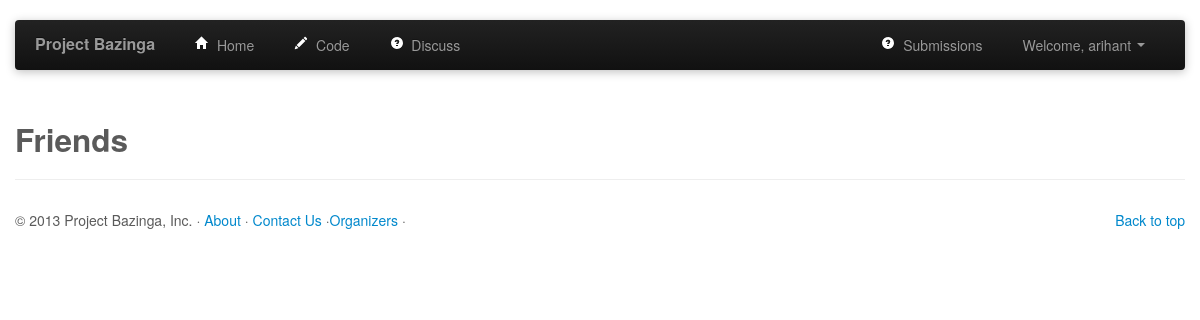
Page /profile/follow/-1 (signed in) on the earlier database version.
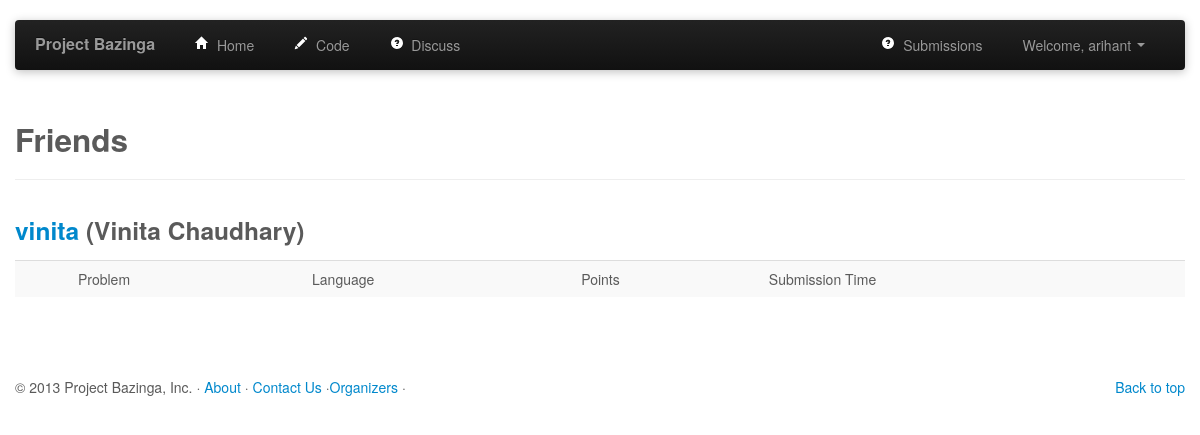
Same page on the later database version.
### tables this page shows
CREATE TABLE "users" (
    "user_id" INTEGER PRIMARY KEY AUTOINCREMENT ,
    "username" TEXT ,
    "password" TEXT ,
    "email" TEXT ,
    "name" TEXT ,
    "contact" TEXT,
    "profession" TEXT,
    "organization" TEXT,
    "website" TEXT
);

### profile_views.py (the view)
@profile_views.route('/profile/<path>')		#To display profile. Inputs id of user and renders profile page of that particular user
def profile(path):
    db = get_db()
    cur = db.execute('select * from users where user_id=?',[path])
    user = cur.fetchone()
    cur = db.execute('select * from follow where follower=? and following=?',[session['userId'],path])
    check=cur.fetchall()
    if int(path)==session['userId']:
	   flag=1     #1 - same user profile, 0-diff user and following, 2-diff user and not following
    elif check:
	   flag=0
    else:
	   flag=2
    return render_template('profile.html', user=user, flag=flag)

### profile_views.py (called while the page is built)
def get_db():
    top = _app_ctx_stack.top
    if not hasattr(top, 'sqlite_db'):
        sqlite_db = sqlite3.connect('database.db')
        sqlite_db.row_factory = sqlite3.Row
        top.sqlite_db = sqlite_db
    return top.sqlite_db

### templates/follow.html (shortened to what this page needs)
{% extends "header.html" %}
{% block body %}
<div class = "container" >
	<div class="page-header">
		<h2>Friends</h2>
	</div>
{% for i in following %}
	<h3><a href="/profile/{{i.following}}">{{i.username}}</a> ({{i.name}})</h3>
		<table class="table table-striped">
  			<th><td>Problem</td><td>Language</td><td>Points</td><td>Submission Time</td></th>
		</table>
	<br><br><br>
{% endfor %}
</div>
{% endblock %}

### templates/header.html (shortened to what this page needs)
<!DOCTYPE html>
<html lang="en">
  <head>
    <link href="{{ url_for('static', filename='css/bootstrap.css') }}" rel="stylesheet">
    <link href="{{ url_for('static', filename='css/style.css') }}" rel="stylesheet">
    <link href="{{ url_for('static', filename='css/editor.css') }}" rel="stylesheet">
  </head>
  <body>
    <div class="navbar-wrapper">
      <div class="container">
        <div class="navbar navbar-inverse">
          <div class="navbar-inner">
            <a class="brand" href="/">Project Bazinga</a>
            <div class="nav-collapse collapse">
              <ul class="nav">
                <li > <a href="/home"><i class="icon-home icon-white"></i>&nbsp; Home</a></li>
                <li><a href="/code"><i class="icon-pencil icon-white"></i>&nbsp; Code</a></li>
                <li><a href="/discuss"><i class="icon-question-sign icon-white"></i>&nbsp; Discuss</a></li>
              </ul>
              <ul class="nav pull-right">
                {% if not session.logged_in  %}
                <li class="dropdown">
                  <a class="dropdown-toggle" href="" data-toggle="dropdown"><span {% if error %} class="text-error " {% endif %} > Sign In <strong class="caret"></strong> </span ></a>
                  <div class="dropdown-menu" style="padding: 15px; padding-bottom: 0px;">
                    <form method="post" action="/login" accept-charset="UTF-8">
                      {% if error %}
                        <div class="alert alert-error">
                          <a class="close" data-dismiss="alert" href="#">×</a>Invalid Username or Password!
                        </div>
                      {% endif %}
                      <input style="margin-bottom: 15px;" type="text" placeholder="Username" id="username" name="username">
                      <input style="margin-bottom: 15px;" type="password" placeholder="Password" id="password" name="password">
                      <input style="float: left; margin-right: 10px;" type="checkbox" name="remember-me" id="remember-me" value="1">
                      <label class="string optional" for="user_remember_me"> Remember me</label>
                      <input class="btn btn-primary btn-block" type="submit" id="sign-in" value="Sign In">
                      <li class="divider"></li>
                      <div >
                        <a href = "/register" >Register </a> | <a href = "/forgot">Forgot Password </a>
                      </div>
                    </form>
                  </div>
                </li>
                {% else %}
                <li><a href="{{ url_for("contest_views.submissions", index=0) }}"><i class="icon-question-sign icon-white"></i>&nbsp; Submissions</a></li>
                <li class="dropdown">
                  <a href="#" class="dropdown-toggle " data-toggle="dropdown"> Welcome, {{ session.username }} <b class="caret"></b></a>
                  </li>
                {% endif %}
              </ul>
            </div>
          </div>
        </div>
      </div>
    </div>
      {% block body %}
      {% endblock %}
     <div id="footer">
     <div class="container ">
      <footer>
        <p class="pull-right"><a href="#">Back to top</a></p>
        <p>&copy; 2013 Project Bazinga, Inc. &middot; <a href="/about">About</a> &middot; <a href="/contact">Contact Us</a> &middot;<a href="/admin">Organizers</a> &middot;</p>
      </footer>
  </body>
</html>

### static/css/style.css (style rules this page uses)
body { padding-bottom: 40px; color: #5a5a5a; }
.navbar-wrapper { position: absolute; top: 0; left: 0; right: 0; z-index: 10; margin-top: 20px; margin-bottom: -90px; }
.navbar .navbar-inner { border: 0; -webkit-box-shadow: 0 2px 10px rgba(0,0,0,.25); -moz-box-shadow: 0 2px 10px rgba(0,0,0,.25); box-shadow: 0 2px 10px rgba(0,0,0,.25); }
.navbar .brand { padding: 14px 20px 16px; font-size: 16px; font-weight: bold; text-shadow: 0 -1px 0 rgba(0,0,0,.5); }
.navbar .nav > li > a { padding: 15px 20px; }

Differences in the rows shown:
added users: username "vinita", name "Vinita Chaudhary"
